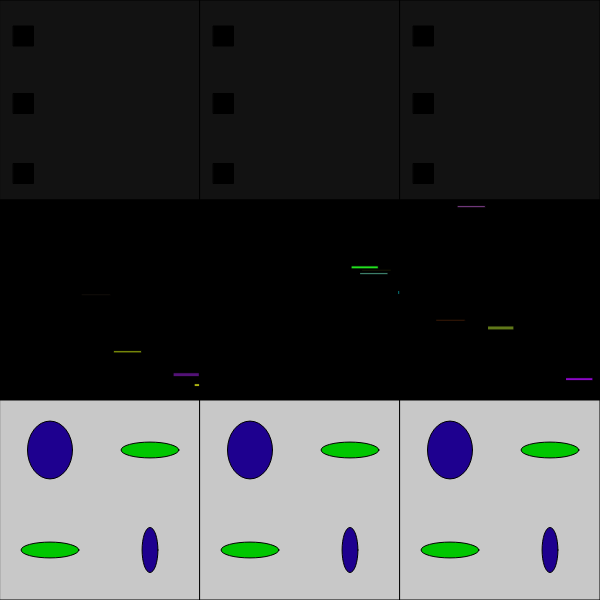
Frame 1 (no input)
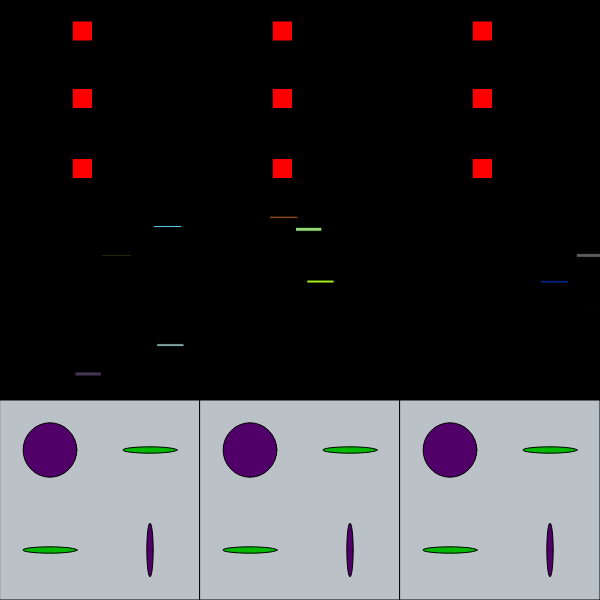
Frame 60 (no input)
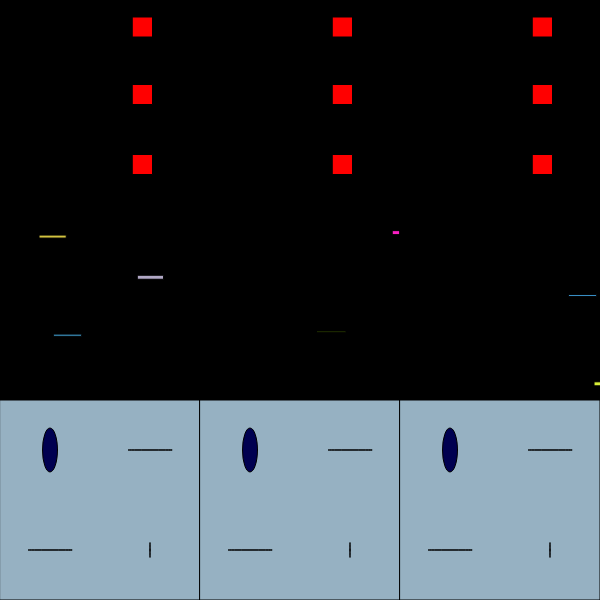
Frame 120 (the mouse pressed at the canvas centre since frame 60)

The p5.js sketch that drew these frames (run headless with seeded random() and noise() and a simulated clock; from frame 60 on, the mouse is pressed at the canvas centre):

// p5.js sketch
// ── sketch.js
/**
 * Anthony Ho
 * IGME-101: Project 2, 10/23/19
 * Columns of moving squares
 */

"use strict"; //catch some common coding errors


/**
 * setup :
 */
let columnCount = 3

function setup() {
    createCanvas(600, 600);
    background("gray");
}

/**
 * draw :
 */
function draw() {
    background("gray");

    //relates to size of rectangles
    let size = width / columnCount

    //placement of rectangles
    for (let x = 0; x < width; x += size) {
        for (let y = 0; y < size * 3; y += size) {
            if (y === 0) {
                square1(x, y, size);
            } else if (y === size) {
                square2(x, y, size);
            } else if (y === size * 2) {
                square3(x, y, size);
            }
        }
    }
}


function square1(x, y, size) {
    //background
    //lighting effect
    fill(color(sin(frameCount * 0.09) * size));
    square(x, y, size);
    // draw the ball

    let frameMax = frameCount % 1000
    //"for loop"
    let tony = 0
    //placement of the rect
    let x1 = x + size/16
    let y1 = y + size/16
    //movement
    let xSpeed = 1;
    let ySpeed = 1;
    //changing colors
    let colorChange = color(0,0,0)
    let blueColor = color(0,0,255)
    let redColor = color(255,0,0)

    //oscilates the movemnt of the squares
    let diff = size/16

    //changes the color and direction of the squares
    while (tony < frameMax) {
        if (x1 + diff >= size + x - 10 || x1 <= x) {
            xSpeed = -xSpeed;
            colorChange = blueColor;
        } else if (y1*diff>= size + y - diff || y1 <= y) {
            ySpeed = -ySpeed;
            colorChange = redColor;
        }
        x1 += xSpeed;
        y1 += ySpeed;
        tony++;
    }

    fill(colorChange); // rect color
    //top rect
    rect(x1, y1 + size/16, size/10, size/10);
    //mid rect
    rect(x1, y1 + size/2.5, size/10, size/10);
    //bottom rect
    rect(x1, y1+ 3*size/4, size/10, size/10);
}



function square2(x, y, size) {
    //background
    fill("black");
    square(x, y, size);
    //random appearing and disappearing rectangles
    //random color change
    for (let i = 0; i < 5; i++) {
        fill(color(random(255), random(255), random(255)));
        rect(random(x - i + 30, x + size - i + 30), random(y, y + size - i), i - 30, i);
    }

}




function square3(x, y, size) {
    //background changes from red, blue, and green
    fill(color((cos(frameCount * 0.006) * size),(cos(frameCount * 0.004) * size),(cos(frameCount * 0.002) * size)));
    square(x, y, size);

    //var colors
    let randomGreenColor = color(0,(cos(frameCount * 0.2) * size) / 2 + size / 2,0)
    let randomBlueRedColor = color((sin(frameCount * 0.15) * size), 0,(sin(frameCount * 0.1) * size) / 2 + size / 1.5)

    //Oscilaating circles in size
    let d1 = (sin(frameCount * 0.1) * size) / 8 + size / 15;
    let d2 = (cos(frameCount * 0.2) * size) / 8 + size / 6;
    let d3 = (sin(frameCount * 0.15) * size) / 6 + size / 5;

    //circle top left
    fill(randomBlueRedColor);
    ellipse(x + size/4, y + size/4, d3, d2);
    //circle top right
    fill(randomGreenColor);
    ellipse(x + 3*size/4, y + size/4, d2, d1);
    //circle bottom left
    ellipse(x + size/4, y + 3 *size/4, d2, d1);
    //circle bottom right
    fill(randomBlueRedColor);
    ellipse(x + 3*size/4, y + 3 *size/4, d1, d3);
    
}

//changes the amount of columns from the numKeys
function keyTyped() {
    if (key === '3') {
        columnCount = 3;
    } else if (key === '4') {
        columnCount = 4;
    } else if (key === '5') {
        columnCount = 5;
    } else if (key === '6') {
        columnCount = 6;
    }
}
